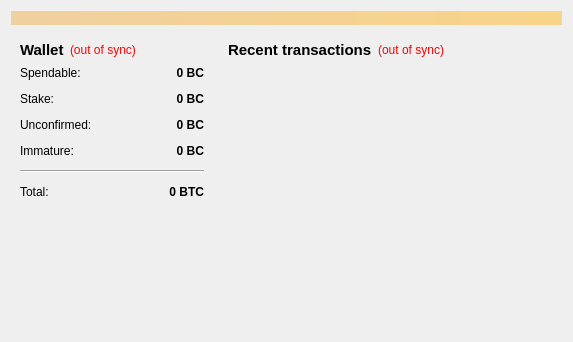
<?xml version="1.0" encoding="UTF-8"?>
<ui version="4.0">
 <class>OverviewPage</class>
 <widget class="QWidget" name="OverviewPage">
  <property name="geometry">
   <rect>
    <x>0</x>
    <y>0</y>
    <width>573</width>
    <height>342</height>
   </rect>
  </property>
  <property name="windowTitle">
   <string>Form</string>
  </property>
  <layout class="QVBoxLayout" name="topLayout">
   <item>
    <widget class="QLabel" name="labelAlerts">
     <property name="visible">
      <bool>false</bool>
     </property>
     <property name="styleSheet">
      <string notr="true">background-color: qlineargradient(x1: 0, y1: 0, x2: 1, y2: 0, stop:0 #F0D0A0, stop:1 #F8D488);  color:#000000
</string>
     </property>
     <property name="wordWrap">
      <bool>true</bool>
     </property>
     <property name="margin">
      <number>3</number>
     </property>
    </widget>
   </item>
   <item>
    <layout class="QHBoxLayout" name="horizontalLayout" stretch="1,1">
     <item>
      <layout class="QVBoxLayout" name="verticalLayout_2">
       <item>
        <widget class="QWidget" name="widget" native="true">
         <layout class="QVBoxLayout" name="verticalLayout_4">
          <item>
           <layout class="QHBoxLayout" name="horizontalLayout_4">
            <item>
             <widget class="QLabel" name="label_5">
              <property name="font">
               <font>
                <pointsize>11</pointsize>
                <weight>75</weight>
                <bold>true</bold>
               </font>
              </property>
              <property name="text">
               <string>Wallet</string>
              </property>
             </widget>
            </item>
            <item>
             <widget class="QLabel" name="labelWalletStatus">
              <property name="toolTip">
               <string>The displayed information may be out of date. Your wallet automatically synchronizes with the BuzzCoin network after a connection is established, but this process has not completed yet.</string>
              </property>
              <property name="styleSheet">
               <string notr="true">QLabel { color: red; }</string>
              </property>
              <property name="text">
               <string notr="true">(out of sync)</string>
              </property>
              <property name="alignment">
               <set>Qt::AlignLeading|Qt::AlignLeft|Qt::AlignVCenter</set>
              </property>
             </widget>
            </item>
            <item>
             <spacer name="horizontalSpacer_2">
              <property name="orientation">
               <enum>Qt::Horizontal</enum>
              </property>
              <property name="sizeHint" stdset="0">
               <size>
                <width>40</width>
                <height>20</height>
               </size>
              </property>
             </spacer>
            </item>
           </layout>
          </item>
          <item>
           <layout class="QFormLayout" name="formLayout_2">
            <property name="fieldGrowthPolicy">
             <enum>QFormLayout::AllNonFixedFieldsGrow</enum>
            </property>
            <property name="horizontalSpacing">
             <number>12</number>
            </property>
            <property name="verticalSpacing">
             <number>12</number>
            </property>
            <item row="0" column="0">
             <widget class="QLabel" name="label">
              <property name="text">
               <string>Spendable:</string>
              </property>
             </widget>
            </item>
            <item row="0" column="1">
             <widget class="QLabel" name="labelBalance">
              <property name="font">
               <font>
                <weight>75</weight>
                <bold>true</bold>
               </font>
              </property>
              <property name="cursor">
               <cursorShape>IBeamCursor</cursorShape>
              </property>
              <property name="toolTip">
               <string>Your current spendable balance</string>
              </property>
              <property name="text">
               <string notr="true">0 BC</string>
              </property>
              <property name="alignment">
               <set>Qt::AlignRight|Qt::AlignTrailing|Qt::AlignVCenter</set>
              </property>
              <property name="textInteractionFlags">
               <set>Qt::LinksAccessibleByMouse|Qt::TextSelectableByKeyboard|Qt::TextSelectableByMouse</set>
              </property>
             </widget>
            </item>
            <item row="1" column="0">
             <widget class="QLabel" name="label_6">
              <property name="text">
               <string>Stake:</string>
              </property>
             </widget>
            </item>
            <item row="1" column="1">
             <widget class="QLabel" name="labelStake">
              <property name="font">
               <font>
                <weight>75</weight>
                <bold>true</bold>
               </font>
              </property>
              <property name="cursor">
               <cursorShape>IBeamCursor</cursorShape>
              </property>
              <property name="toolTip">
               <string>Total of coins that was staked, and do not yet count toward the current balance</string>
              </property>
              <property name="text">
               <string notr="true">0 BC</string>
              </property>
              <property name="alignment">
               <set>Qt::AlignRight|Qt::AlignTrailing|Qt::AlignVCenter</set>
              </property>
              <property name="textInteractionFlags">
               <set>Qt::LinksAccessibleByMouse|Qt::TextSelectableByKeyboard|Qt::TextSelectableByMouse</set>
              </property>
             </widget>
            </item>
            <item row="2" column="0">
             <widget class="QLabel" name="label_3">
              <property name="text">
               <string>Unconfirmed:</string>
              </property>
             </widget>
            </item>
            <item row="2" column="1">
             <widget class="QLabel" name="labelUnconfirmed">
              <property name="font">
               <font>
                <weight>75</weight>
                <bold>true</bold>
               </font>
              </property>
              <property name="cursor">
               <cursorShape>IBeamCursor</cursorShape>
              </property>
              <property name="toolTip">
               <string>Total of transactions that have yet to be confirmed, and do not yet count toward the current balance</string>
              </property>
              <property name="text">
               <string notr="true">0 BC</string>
              </property>
              <property name="alignment">
               <set>Qt::AlignRight|Qt::AlignTrailing|Qt::AlignVCenter</set>
              </property>
              <property name="textInteractionFlags">
               <set>Qt::LinksAccessibleByMouse|Qt::TextSelectableByKeyboard|Qt::TextSelectableByMouse</set>
              </property>
             </widget>
            </item>
            <item row="3" column="0">
             <widget class="QLabel" name="labelImmatureText">
              <property name="text">
               <string>Immature:</string>
              </property>
             </widget>
            </item>
            <item row="3" column="1">
             <widget class="QLabel" name="labelImmature">
              <property name="font">
               <font>
                <weight>75</weight>
                <bold>true</bold>
               </font>
              </property>
              <property name="toolTip">
               <string>Mined balance that has not yet matured</string>
              </property>
              <property name="text">
               <string notr="true">0 BC</string>
              </property>
              <property name="alignment">
               <set>Qt::AlignRight|Qt::AlignTrailing|Qt::AlignVCenter</set>
              </property>
              <property name="textInteractionFlags">
               <set>Qt::LinksAccessibleByMouse|Qt::TextSelectableByKeyboard|Qt::TextSelectableByMouse</set>
              </property>
             </widget>
            </item>
            <item row="4" column="0" colspan="2">
             <widget class="Line" name="line">
              <property name="orientation">
               <enum>Qt::Horizontal</enum>
              </property>
             </widget>
            </item>
            <item row="5" column="0">
             <widget class="QLabel" name="labelTotalText">
              <property name="text">
               <string>Total:</string>
              </property>
             </widget>
            </item>
            <item row="5" column="1">
             <widget class="QLabel" name="labelTotal">
              <property name="font">
               <font>
                <weight>75</weight>
                <bold>true</bold>
               </font>
              </property>
              <property name="cursor">
               <cursorShape>IBeamCursor</cursorShape>
              </property>
              <property name="toolTip">
               <string>Your current total balance</string>
              </property>
              <property name="text">
               <string notr="true">0 BTC</string>
              </property>
              <property name="alignment">
               <set>Qt::AlignRight|Qt::AlignTrailing|Qt::AlignVCenter</set>
              </property>
              <property name="textInteractionFlags">
               <set>Qt::LinksAccessibleByMouse|Qt::TextSelectableByKeyboard|Qt::TextSelectableByMouse</set>
              </property>
             </widget>
            </item>
           </layout>
          </item>
         </layout>
        </widget>
       </item>
       <item>
        <spacer name="verticalSpacer">
         <property name="orientation">
          <enum>Qt::Vertical</enum>
         </property>
         <property name="sizeHint" stdset="0">
          <size>
           <width>20</width>
           <height>40</height>
          </size>
         </property>
        </spacer>
       </item>
      </layout>
     </item>
     <item>
      <layout class="QVBoxLayout" name="verticalLayout_3">
       <item>
        <widget class="QWidget" name="widget_2" native="true">
         <property name="minimumSize">
          <size>
           <width>0</width>
           <height>0</height>
          </size>
         </property>
         <layout class="QVBoxLayout" name="verticalLayout">
          <item>
           <layout class="QHBoxLayout" name="horizontalLayout_2">
            <item>
             <widget class="QLabel" name="label_4">
              <property name="font">
               <font>
                <pointsize>11</pointsize>
                <weight>75</weight>
                <bold>true</bold>
               </font>
              </property>
              <property name="text">
               <string>&lt;b&gt;Recent transactions&lt;/b&gt;</string>
              </property>
             </widget>
            </item>
            <item>
             <widget class="QLabel" name="labelTransactionsStatus">
              <property name="toolTip">
               <string>The displayed information may be out of date. Your wallet automatically synchronizes with the BuzzCoin network after a connection is established, but this process has not completed yet.</string>
              </property>
              <property name="styleSheet">
               <string notr="true">QLabel { color: red; }</string>
              </property>
              <property name="text">
               <string notr="true">(out of sync)</string>
              </property>
              <property name="alignment">
               <set>Qt::AlignRight|Qt::AlignTrailing|Qt::AlignVCenter</set>
              </property>
             </widget>
            </item>
            <item>
             <spacer name="horizontalSpacer">
              <property name="orientation">
               <enum>Qt::Horizontal</enum>
              </property>
              <property name="sizeHint" stdset="0">
               <size>
                <width>40</width>
                <height>20</height>
               </size>
              </property>
             </spacer>
            </item>
           </layout>
          </item>
          <item>
           <widget class="QListView" name="listTransactions">
            <property name="minimumSize">
             <size>
              <width>325</width>
              <height>0</height>
             </size>
            </property>
            <property name="styleSheet">
             <string notr="true">QListView { background: transparent; }</string>
            </property>
            <property name="frameShape">
             <enum>QFrame::NoFrame</enum>
            </property>
            <property name="verticalScrollBarPolicy">
             <enum>Qt::ScrollBarAlwaysOff</enum>
            </property>
            <property name="horizontalScrollBarPolicy">
             <enum>Qt::ScrollBarAlwaysOff</enum>
            </property>
            <property name="selectionMode">
             <enum>QAbstractItemView::NoSelection</enum>
            </property>
           </widget>
          </item>
         </layout>
        </widget>
       </item>
      </layout>
     </item>
    </layout>
   </item>
  </layout>
 </widget>
 <resources/>
 <connections/>
</ui>
